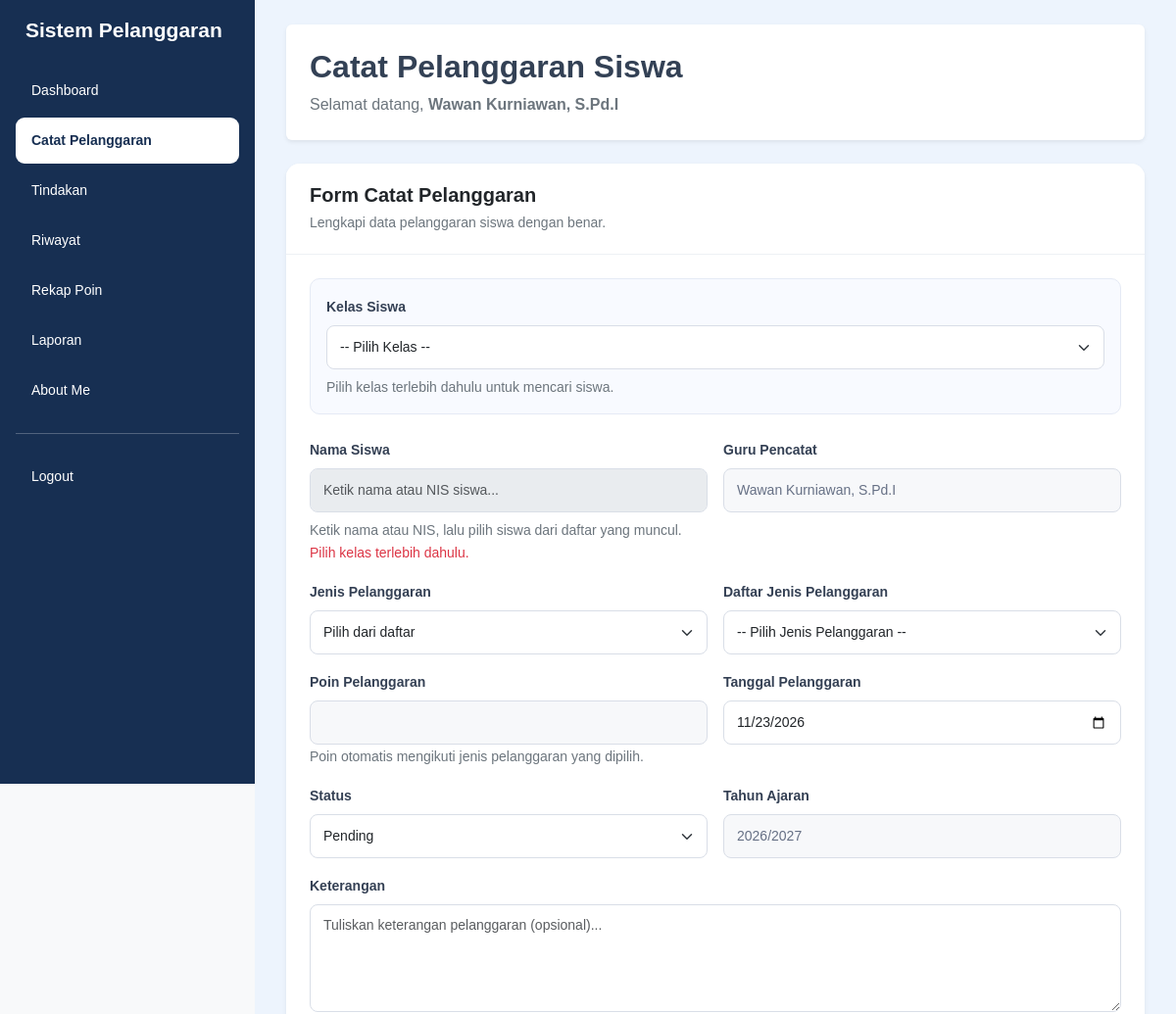
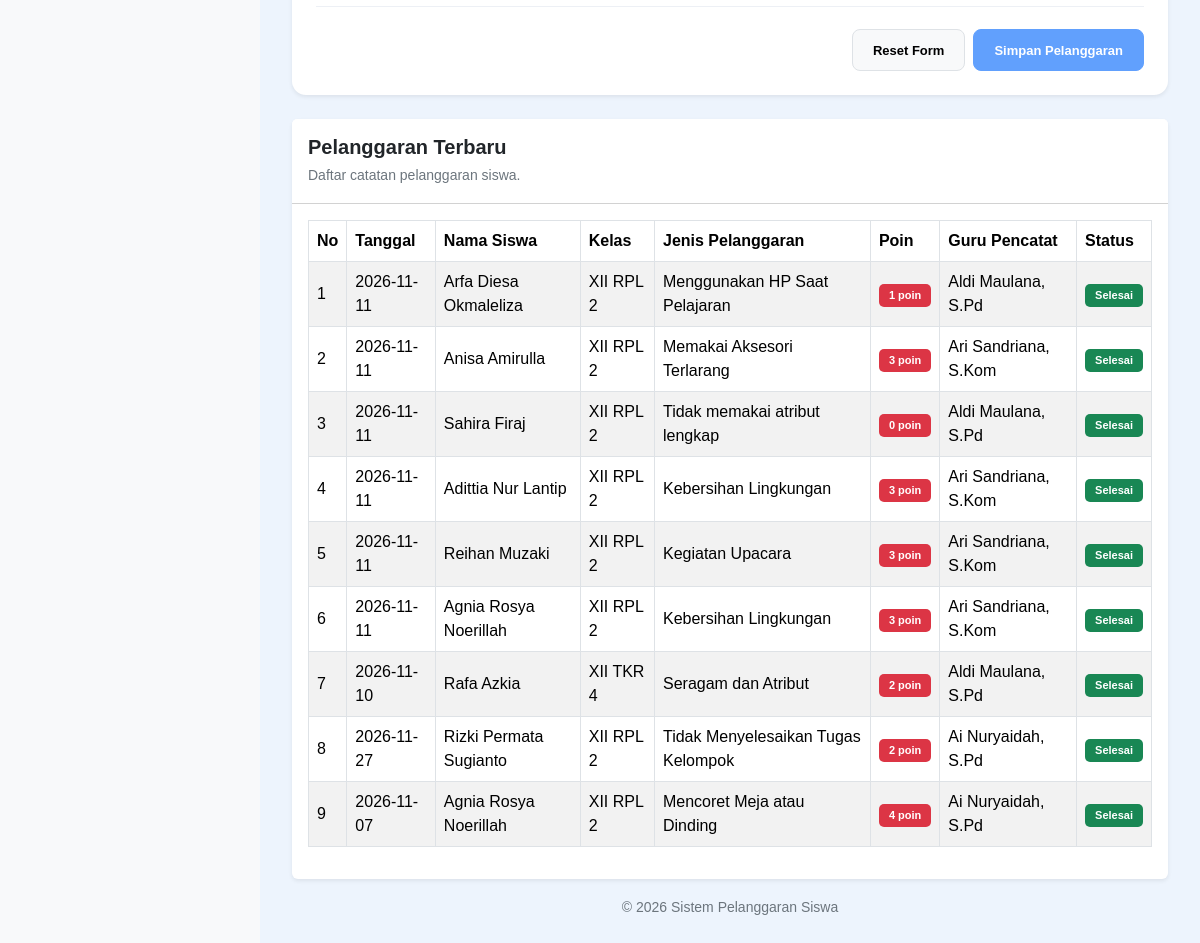
The app's page /catat_pelanggaran.php (signed in) with its own data (2 pictures, top to bottom).
### tables this page shows
CREATE TABLE `t_guru` (
  `id` int(11) NOT NULL,
  `nip` varchar(30) NOT NULL,
  `nama` varchar(30) NOT NULL,
  `email` varchar(150) NOT NULL,
  `status_aktif` tinyint(1) NOT NULL,
  `user_id` int(11) NOT NULL,
  `created_at` timestamp NOT NULL DEFAULT current_timestamp(),
  `updated_at` timestamp NOT NULL DEFAULT current_timestamp()
);

CREATE TABLE `t_tahun_ajaran` (
  `id` int(11) NOT NULL,
  `nama` varchar(20) NOT NULL,
  `tanggal_mulai` date NOT NULL,
  `tanggal_selesai` date NOT NULL,
  `status_aktif` tinyint(1) NOT NULL,
  `created_at` timestamp NOT NULL DEFAULT current_timestamp(),
  `updated_at` timestamp NOT NULL DEFAULT current_timestamp()
);

CREATE TABLE `t_pelanggaran_siswa` (
  `id` int(11) NOT NULL,
  `tahun_ajaran_id` int(11) NOT NULL,
  `siswa_id` int(11) NOT NULL,
  `nama_siswa` varchar(150) NOT NULL,
  `kelas_id` int(11) NOT NULL,
  `nama_kelas` varchar(100) NOT NULL,
  `pelanggaran_id` int(11) NOT NULL,
  `nama_pelanggaran` varchar(150) NOT NULL,
  `pelanggaran_kategori_id` int(11) NOT NULL,
  `guru_id` int(11) NOT NULL,
  `nama_guru` varchar(150) NOT NULL,
  `tanggal` date NOT NULL,
  `keterangan` text NOT NULL,
  `poin` int(11) NOT NULL,
  `tindakan` text NOT NULL,
  `status` varchar(30) NOT NULL,
  `created_at` timestamp NOT NULL DEFAULT current_timestamp(),
  `updated_at` timestamp NOT NULL DEFAULT current_timestamp()
);

### catat_pelanggaran.php (the view, shortened to what the rows shown need)
<?php
include 'config/koneksi.php';
$id_user = (int) ($_SESSION['id'] ?? 0);
$query_guru_login = mysqli_query($koneksi, "
    SELECT id, nama
    FROM t_guru
    WHERE user_id = '$id_user'
    AND status_aktif = 1
    LIMIT 1
");
$data_guru_login = mysqli_fetch_assoc($query_guru_login);
$nama_guru = $data_guru_login['nama'];
$query_tahun = mysqli_query($koneksi, "
    SELECT id, nama
    FROM t_tahun_ajaran
    WHERE status_aktif = 1
    LIMIT 1
");
$data_tahun = mysqli_fetch_assoc($query_tahun);
$nama_tahun = $data_tahun['nama'];
$query_terbaru = mysqli_query($koneksi, "
    SELECT
        id,
        tanggal,
        nama_siswa,
        nama_kelas,
        nama_pelanggaran,
        poin,
        nama_guru,
        status
    FROM t_pelanggaran_siswa
    ORDER BY id DESC
");
?>
<!DOCTYPE html>
<html lang="id">
<head>
    <link href="https://cdn.jsdelivr.net/npm/bootstrap@5.3.8/dist/css/bootstrap.min.css"
          rel="stylesheet">
    <link href="https://cdn.datatables.net/3.1.4/css/dataTables.dataTables.min.css"
          rel="stylesheet">
    <link rel="stylesheet" href="style/style.css">
</head>
<body class="bg-light">
<div class="container-fluid">
    <div class="row">
        <main class="content-main">
            <div class="page-content">
                <div class="bg-white rounded shadow-sm p-4 mb-4">
                    <h2 class="fw-bold">
                        Catat Pelanggaran Siswa
                    </h2>
                </div>
                <div class="card shadow-sm form-pelanggaran mb-4">
                    <div class="card-body">
                        <form method="POST" action="catat_pelanggaran.php">
                            <div class="row g-3">
                                <div class="col-md-6">
                                    <label class="form-label">
                                        Guru Pencatat
                                    </label>
                                    <input type="text"
                                           class="form-control readonly-field"
                                           value="<?= htmlspecialchars($nama_guru); ?>"
                                           readonly>
                                </div>
                                <div class="col-md-6">
                                    <label class="form-label">
                                        Tahun Ajaran
                                    </label>
                                    <input type="text"
                                           class="form-control readonly-field"
                                           value="<?= htmlspecialchars($nama_tahun); ?>"
                                           readonly>
                                </div>
                            </div>
                        </form>
                    </div>
                </div>
                <div class="card shadow-sm border-0">
                    <div class="card-body">
                        <div class="table-responsive">
                            <table class="table table-bordered table-striped table-hover align-middle"
                                   id="tabelPelanggaran">
                                <thead>
                                    <tr>
                                        <th>No</th>
                                        <th>Tanggal</th>
                                        <th>Nama Siswa</th>
                                        <th>Kelas</th>
                                        <th>Jenis Pelanggaran</th>
                                        <th>Poin</th>
                                        <th>Guru Pencatat</th>
                                        <th>Status</th>
                                    </tr>
                                </thead>
                                <tbody>
                                    <?php
                                    $no = 1;
                                    if ($query_terbaru && mysqli_num_rows($query_terbaru) > 0) {
                                        while ($data = mysqli_fetch_assoc($query_terbaru)) {
                                    ?>
                                        <tr>
                                            <td><?= $no++; ?></td>
                                            <td>
                                                <?= htmlspecialchars($data['tanggal'] ?? '-'); ?>
                                            </td>
                                            <td>
                                                <?= htmlspecialchars($data['nama_siswa'] ?? '-'); ?>
                                            </td>
                                            <td>
                                                <?= htmlspecialchars($data['nama_kelas'] ?? '-'); ?>
                                            </td>
                                            <td>
                                                <?= htmlspecialchars($data['nama_pelanggaran'] ?? '-'); ?>
                                            </td>
                                            <td>
                                                <span class="badge bg-danger">
                                                    <?= htmlspecialchars($data['poin'] ?? '0'); ?>
                                                    poin
                                                </span>
                                            </td>
                                            <td>
                                                <?= htmlspecialchars($data['nama_guru'] ?? '-'); ?>
                                            </td>
                                            <td>
                                                <?php
                                                if (($data['status'] ?? '') == 'Selesai') {
                                                    echo '<span class="badge bg-success">Selesai</span>';
                                                } elseif (($data['status'] ?? '') == 'Diproses') {
                                                    echo '<span class="badge bg-warning text-dark">Diproses</span>';
                                                } else {
                                                    echo '<span class="badge bg-secondary">' .
                                                        htmlspecialchars($data['status'] ?? 'Pending') .
                                                        '</span>';
                                                }
                                                ?>
                                            </td>
                                        </tr>
                                    <?php
                                        }
                                    }
                                    ?>
                                </tbody>
                            </table>
                        </div>
                    </div>
                </div>
            </div>
        </main>
    </div>
</div>
</body>
</html>

### records on screen
t_guru: nama "Wawan Kurniawan, S.Pd.I"
t_tahun_ajaran: nama "2026/2027"
t_pelanggaran_siswa: tanggal "2026-11-11", nama_siswa "Arfa Diesa Okmaleliza", nama_kelas "XII RPL 2", nama_pelanggaran "Menggunakan HP Saat Pelajaran", poin "1", nama_guru "Aldi Maulana, S.Pd", status "Selesai"
t_pelanggaran_siswa: tanggal "2026-11-11", nama_siswa "Anisa Amirulla", nama_kelas "XII RPL 2", nama_pelanggaran "Memakai Aksesori Terlarang", poin "3", nama_guru "Ari Sandriana, S.Kom", status "Selesai"
t_pelanggaran_siswa: tanggal "2026-11-11", nama_siswa "Sahira Firaj", nama_kelas "XII RPL 2", nama_pelanggaran "Tidak memakai atribut lengkap", poin "0", nama_guru "Aldi Maulana, S.Pd", status "Selesai"
t_pelanggaran_siswa: tanggal "2026-11-11", nama_siswa "Adittia Nur Lantip", nama_kelas "XII RPL 2", nama_pelanggaran "Kebersihan Lingkungan", poin "3", nama_guru "Ari Sandriana, S.Kom", status "Selesai"
t_pelanggaran_siswa: tanggal "2026-11-11", nama_siswa "Reihan Muzaki", nama_kelas "XII RPL 2", nama_pelanggaran "Kegiatan Upacara", poin "3", nama_guru "Ari Sandriana, S.Kom", status "Selesai"
t_pelanggaran_siswa: tanggal "2026-11-11", nama_siswa "Agnia Rosya Noerillah", nama_kelas "XII RPL 2", nama_pelanggaran "Kebersihan Lingkungan", poin "3", nama_guru "Ari Sandriana, S.Kom", status "Selesai"
t_pelanggaran_siswa: tanggal "2026-11-10", nama_siswa "Rafa Azkia", nama_kelas "XII TKR 4", nama_pelanggaran "Seragam dan Atribut", poin "2", nama_guru "Aldi Maulana, S.Pd", status "Selesai"
t_pelanggaran_siswa: tanggal "2026-11-27", nama_siswa "Rizki Permata Sugianto", nama_kelas "XII RPL 2", nama_pelanggaran "Tidak Menyelesaikan Tugas Kelompok", poin "2", nama_guru "Ai Nuryaidah, S.Pd", status "Selesai"
t_pelanggaran_siswa: tanggal "2026-11-07", nama_siswa "Agnia Rosya Noerillah", nama_kelas "XII RPL 2", nama_pelanggaran "Mencoret Meja atau Dinding", poin "4", nama_guru "Ai Nuryaidah, S.Pd", status "Selesai"

### other values on screen
$nama_login "Wawan Kurniawan, S.Pd.I"
